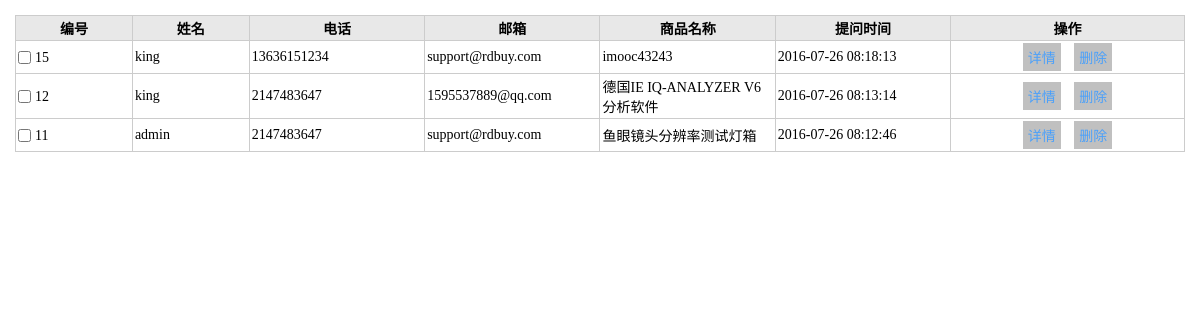
Screenshot of /admin/listQue.php (signed in) with the database file from the repository.
### tables this page shows
CREATE TABLE `question` (
  `id` tinyint(3) unsigned NOT NULL AUTO_INCREMENT,
  `username` varchar(20) NOT NULL COMMENT '姓名',
  `phone` varchar(50) NOT NULL COMMENT '电话',
  `email` varchar(50) NOT NULL DEFAULT '' COMMENT '邮箱',
  `company` varchar(50) NOT NULL DEFAULT '' COMMENT '公司名称',
  `address` varchar(80) NOT NULL DEFAULT '' COMMENT '地址',
  `pName` varchar(50) NOT NULL DEFAULT '' COMMENT '商品名称',
  `remark` text COMMENT '具体提问内容',
  `time` int(10) unsigned NOT NULL COMMENT '提问时间',
  PRIMARY KEY (`id`)
);

### lib/mysql.func.php (called while the page is built, shortened)
<?php
function fetchAll($sql,$result_type=MYSQL_ASSOC){
	$result=mysql_query($sql);
	while(@$row=mysql_fetch_array($result,$result_type)){
		$rows[]=$row;
	}
	return $rows;
}
function getResultNum($sql){
	$result=mysql_query($sql);
	return mysql_num_rows($result);
}

### admin/listQue.php (the view, shortened to what this page needs)
<?php
$sql = "select * from question";
$totalRows=getResultNum($sql);
$pageSize=10;
$totalPage=ceil($totalRows/$pageSize);
$page = $_REQUEST['page']?(int)$_REQUEST['page']:1;
if($page>=$totalPage)$page=$totalPage;
$offset=($page-1)*$pageSize;
$sql = "select * from question order by id desc limit {$offset},{$pageSize}";
$rows=fetchAll($sql);
?>
<!doctype html>
<html>
<head>
<link rel="stylesheet" href="styles/backstage.css">
<link rel="stylesheet" href="scripts/jquery-ui/css/ui-lightness/jquery-ui-1.10.4.custom.css" />
</head>
<body>
	<div class="details">
		<table class="table" cellspacing="0" cellpadding="0">
			<thead>
				<tr>
	             <th width="10%">编号</th>
	             <th width="10%">姓名</th>
	             <th width="15%">电话</th>
	             <th width="15%">邮箱</th>
	             <th width="15%">商品名称</th>
	             <th width="15%">提问时间</th>
	             <th>操作</th>
	          	</tr>
			</thead>
			<tbody>
                <?php foreach($rows as $row):?>
                <tr>
					<td><input type="checkbox" id="c1" class="check" value=<?php echo $row['id'];?>><label for="c1" class="label"><?php echo $row['id'];?></label></td>
					<td><?php echo $row['username']; ?></td>
					<td><?php echo $row['phone']; ?></td>
					<td><?php echo $row['email'];?></td>
					<td><?php echo $row['pName'];?></td>
					<td><?php echo date("Y-m-d H:i:s",$row['time']);?></td>
					<td align="center">
						<input type="button" value="详情" class="btn" onclick="showDetail(<?php echo $row['id'];?>,'<?php echo $row['username'];?>')">
						<input type="button" value="删除" class="btn" onclick="delQues(<?php echo $row['id'];?>)">
					</td>
				</tr>
                <?php endforeach;?>
         	</tbody>
		</table>
	</div>
</body>
</html>

### admin/styles/backstage.css (style rules this page uses)
* { margin: 0;padding: 0; }
input,select,textarea { outline: none;border: none; background: none; }
.details { padding: 15px; font-family: "微软雅黑"; }
.table { border-collapse: collapse; width: 100%; font-size: 14px; }
.table th { background-color: #E8E8E8; }
.table th, .table td { border: solid 1px #ccc; padding: 2px; }
.label,.check { vertical-align: middle; }
.check { margin-right: 4px; }
.btn { padding: 4px 5px; margin:0 5px;background-color: #c0c0c0;font-family: "微软雅黑"; font-size: 14px; color:#4ba0fa }

### rows the page displays
question: id "15", username "king", phone "13636151234", email "support@rdbuy.com", pName "imooc43243", time "2016-07-26 08:18:13"
question: id "12", username "king", phone "2147483647", email "1595537889@qq.com", pName "德国IE IQ-ANALYZER V6 分析软件", time "2016-07-26 08:13:14"
question: id "11", username "admin", phone "2147483647", email "support@rdbuy.com", pName "鱼眼镜头分辨率测试灯箱", time "2016-07-26 08:12:46"
